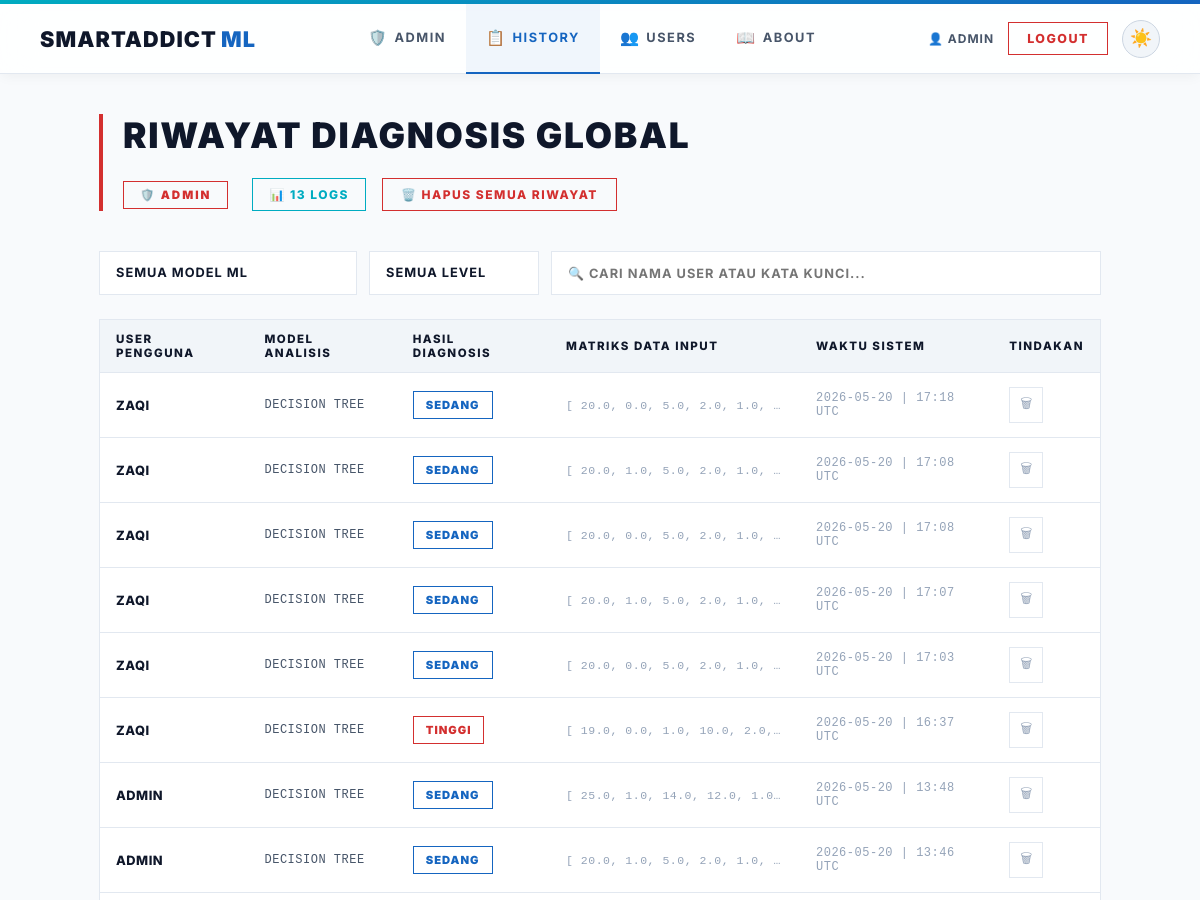
Before: /admin/history (signed in, upper part) with the older database file.
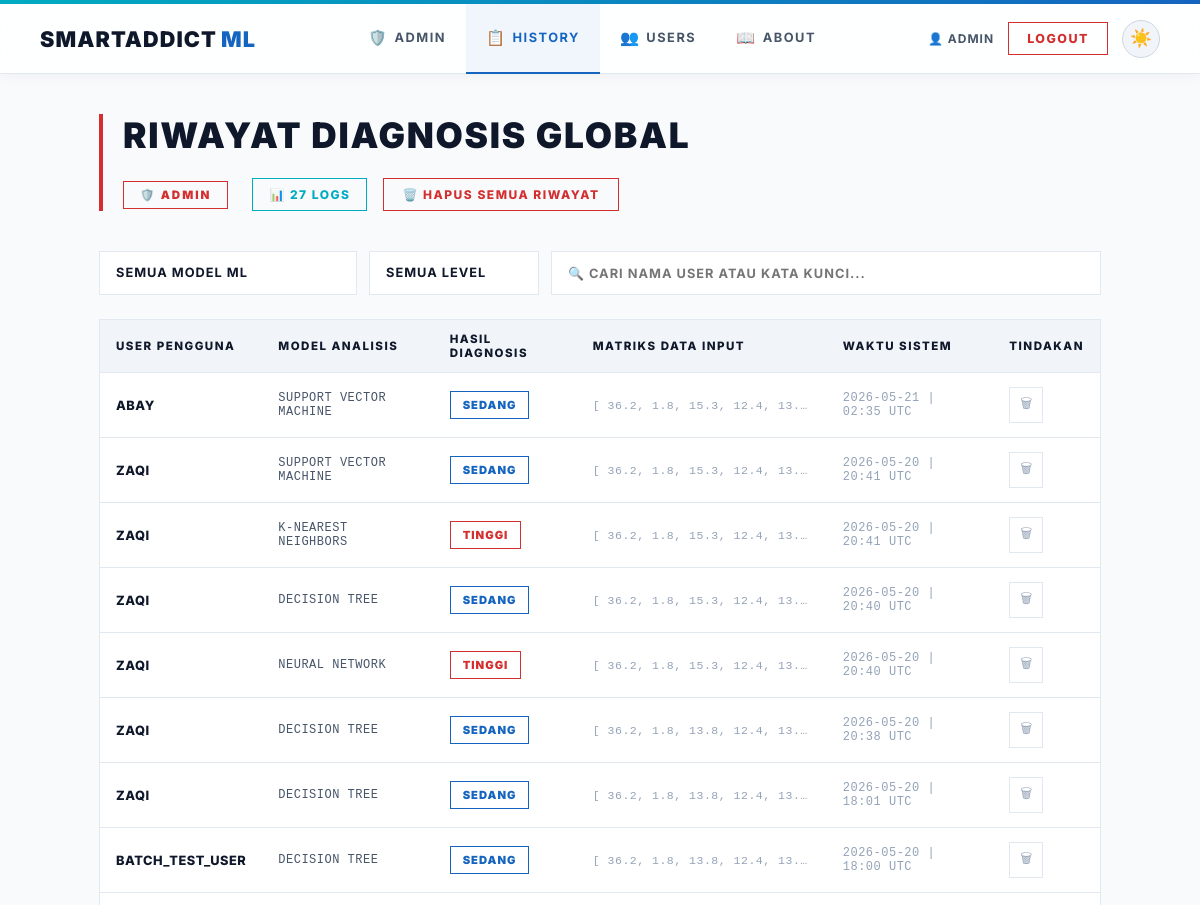
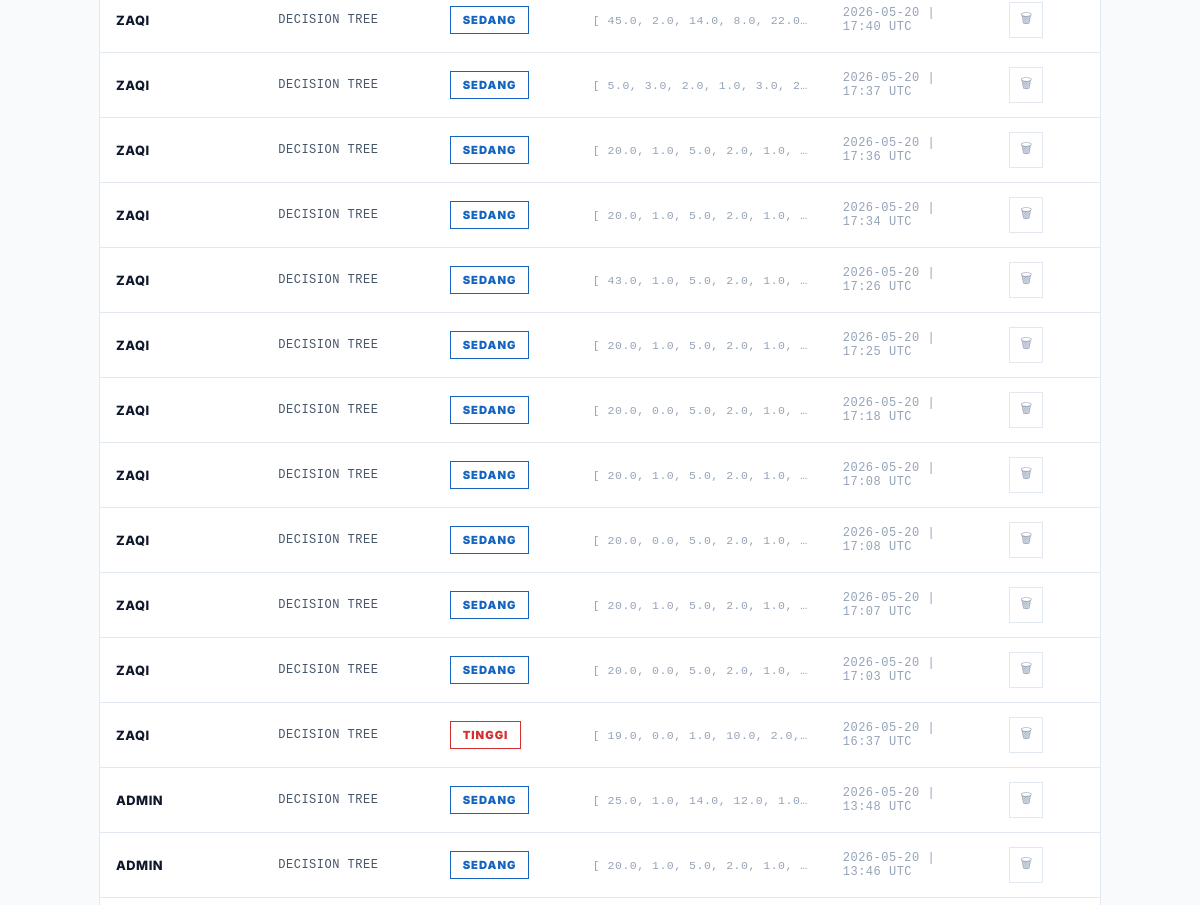
After: the same page with the newer database file (2 pictures, top to bottom).
### app.py (models this page shows, shortened)
class User(UserMixin, db.Model):
    id = db.Column(db.Integer, primary_key=True)
    username = db.Column(db.String(80), unique=True, nullable=False)
    password_hash = db.Column(db.String(200), nullable=False)
    role = db.Column(db.String(10), default='user')  # 'user' or 'admin'
    created_at = db.Column(db.DateTime, default=datetime.utcnow)
    predictions = db.relationship('Prediction', backref='user', lazy=True)
    @property
    def is_admin(self):
        return self.role == 'admin'

class Prediction(db.Model):
    id = db.Column(db.Integer, primary_key=True)
    user_id = db.Column(db.Integer, db.ForeignKey('user.id'), nullable=False)
    model_name = db.Column(db.String(50), nullable=False)
    input_values = db.Column(db.Text, nullable=False)  # JSON string
    result = db.Column(db.String(20), nullable=False)
    prediction_raw = db.Column(db.Integer, nullable=False)
    timestamp = db.Column(db.DateTime, default=datetime.utcnow)
    @property
    def input_list(self):
        return json.loads(self.input_values)

### app.py (the view)
@app.route("/admin/history")
@admin_required
def admin_history():
    all_preds = Prediction.query.order_by(Prediction.timestamp.desc()).all()
    return render_template("admin/all_history.html", predictions=all_preds, active_page='admin_history')

### app.py (called while the page is built)
@app.after_request
def add_no_cache(response):
    response.headers['Cache-Control'] = 'no-store, no-cache, must-revalidate, max-age=0'
    response.headers['Pragma'] = 'no-cache'
    response.headers['Expires'] = '0'
    return response

@login_manager.user_loader
def load_user(user_id):
    return User.query.get(int(user_id))

def admin_required(f):
    @wraps(f)
    @login_required
    def decorated(*args, **kwargs):
        if not current_user.is_admin:
            flash('Akses ditolak. Hanya admin yang bisa mengakses halaman ini.', 'error')
            return redirect(url_for('dashboard'))
        return f(*args, **kwargs)
    return decorated

### templates/admin/all_history.html (shortened to what this page needs)
{% extends "base.html" %}
{% block content %}
<main class="content">
    <div class="page-header">
        <div class="header-text">
            <h1>RIWAYAT DIAGNOSIS GLOBAL</h1>
        </div>
        <div class="header-actions">
            <span class="admin-badge" style="margin-right: 8px;">🛡️ ADMIN</span>
            <div class="count-badge">📊 <span id="vc">{{ predictions|length }}</span> LOGS</div>
            {% if predictions %}
            <form method="post" action="{{ url_for('admin_clear_all') }}" style="display:inline" onsubmit="return confirm('APAKAH ANDA YAKIN INGIN MENGHAPUS SELURUH LOG RIWAYAT DI SISTEM?')">
                <button type="submit" class="btn-danger">🗑️ HAPUS SEMUA RIWAYAT</button>
            </form>
            {% endif %}
        </div>
    </div>
    {% if predictions %}
    <div class="filter-bar">
        <select id="fM" onchange="af()">
            <option value="">SEMUA MODEL ML</option>
        </select>
        <select id="fL" onchange="af()">
            <option value="">SEMUA LEVEL</option>
        </select>
        <input type="text" id="fS" placeholder="🔍 CARI NAMA USER ATAU KATA KUNCI..." oninput="af()">
    </div>
    <div class="table-container">
        <table class="h-table">
            <thead>
                <tr>
                    <th>USER PENGGUNA</th>
                    <th>MODEL ANALISIS</th>
                    <th>HASIL DIAGNOSIS</th>
                    <th>MATRIKS DATA INPUT</th>
                    <th>WAKTU SISTEM</th>
                    <th>TINDAKAN</th>
                </tr>
            </thead>
            <tbody id="tb">
                {% for p in predictions %}
                <tr data-m="{{ p.model_name }}" data-l="{{ p.result }}" data-t="{{ p.user.username }} {{ p.model_name }} {{ p.result }}">
                    <td style="font-weight:800; color:var(--text-primary); text-transform: uppercase;">{{ p.user.username }}</td>
                    <td style="font-family: monospace; text-transform: uppercase; font-size: 0.75rem;">{{ p.model_name }}</td>
                    <td>
                        <span class="badge-sm {% if p.result == 'Rendah' %}r{% elif p.result == 'Sedang' %}s{% else %}t{% endif %}">
                            {{ p.result | upper }}
                        </span>
                    </td>
                    <td style="font-size:0.72rem; color:var(--text-muted); font-family:monospace; max-width:250px; overflow:hidden; text-overflow:ellipsis; white-space:nowrap" title="{{ p.input_list }}">
                        [
                        {% for val in p.input_list %}
                          {{ val | round(1) }}{% if not loop.last %}, {% endif %}
                        {% endfor %}
                    </td>
                    <td style="color:var(--text-muted); font-family: monospace; font-size:0.75rem">{{ p.timestamp.strftime('%Y-%m-%d | %H:%M UTC') }}</td>
                    <td>
                        <form method="post" action="{{ url_for('delete_prediction', pred_id=p.id) }}" onsubmit="return confirm('HAPUS LOG DIAGNOSIS INI?')">
                            <button class="del-btn" title="Hapus entry">🗑</button>
                        </form>
                    </td>
                </tr>
                {% endfor %}
            </tbody>
        </table>
    </div>
    {% else %}
    <div style="text-align:center; padding:64px; color:var(--text-muted); border: 1px dashed var(--border-card); text-transform: uppercase; letter-spacing: 1.5px; font-weight: 800;">
        📭 BELUM ADA REKAMAN LOG DIAGNOSIS DALAM SISTEM.
    </div>
    {% endif %}
</main>
{% endblock %}

### templates/base.html (shortened to what this page needs)
<!doctype html>
<html lang="id" data-theme="light">
<head>
</head>
<body>
    <div class="navbar-wrap">
        <nav class="navbar">
            <a href="{{ url_for('dashboard') }}" class="logo" style="text-decoration:none">SmartAddict<span style="color:var(--m-blue-dark); font-weight: 900; margin-left: 4px;">ML</span></a>
            <div class="nav-center">
                {% if current_user.is_authenticated and current_user.is_admin %}
                <a href="{{ url_for('admin_dashboard') }}" {% if active_page == 'admin_dashboard' %}class="active"{% endif %}><span class="nav-icon">🛡️</span>Admin</a>
                <a href="{{ url_for('admin_history') }}" {% if active_page == 'admin_history' %}class="active"{% endif %}><span class="nav-icon">📋</span>History</a>
                <a href="{{ url_for('admin_users') }}" {% if active_page == 'admin_users' %}class="active"{% endif %}><span class="nav-icon">👥</span>Users</a>
                <a href="{{ url_for('about') }}" {% if active_page == 'about' %}class="active"{% endif %}><span class="nav-icon">📖</span>About</a>
                {% else %}
                <a href="{{ url_for('dashboard') }}" {% if active_page == 'dashboard' %}class="active"{% endif %}><span class="nav-icon">📊</span>Dashboard</a>
                <a href="{{ url_for('about') }}" {% if active_page == 'about' %}class="active"{% endif %}><span class="nav-icon">📖</span>About</a>
                {% endif %}
            </div>
            <div class="nav-actions">
                {% if current_user.is_authenticated %}
                <span style="font-size:0.75rem;color:var(--text-secondary);font-weight:700;text-transform:uppercase;letter-spacing:1px">👤 {{ current_user.username }}</span>
                <a href="{{ url_for('logout') }}" class="btn-nav-logout">Logout</a>
                {% else %}
                <a href="{{ url_for('login') }}" class="btn-nav-login">Login</a>
                {% endif %}
                <button class="theme-toggle" id="themeToggle" onclick="toggleTheme()" title="Toggle tema">
                    <span id="themeIcon">🌙</span>
                </button>
            </div>
        </nav>
    </div>
    <div class="nav-spacer"></div>
    {% block content %}{% endblock %}
</body>
</html>

### templates/base.html (style rules this page uses)
*, *::before, *::after { box-sizing: border-box; margin: 0; padding: 0; }
:root, [data-theme="dark"] { --bg-primary: #050505; --bg-card: #0c0c0c; --bg-input: #121212; --border-card: #1f1f1f; --border-input: #292929; --text-primary: #ffffff; --text-secondary: #b3b3b3; --text-muted: #666666; --navbar-bg: rgba(5, 5, 5, 0.85); --navbar-border: #1f1f1f; --navbar-shadow: none; --m-blue-light: #00bcd4; --m-blue-dark: #1c69d4; --m-red: #e22718; --accent-cyan: #00bcd4; --accent-blue: #1c69d4; --accent-purple: #9c27b0; --accent-emerald: #34d399; --accent-rose: #e22718; --accent-amber: #fbbf24; --nav-active-bg: rgba(255, 255, 255, 0.05); --nav-active-glow: none; --card-shadow: 0 10px 30px rgba(0, 0, 0, 0.5); --text-logo-dark: #ffffff; }
[data-theme="light"] { --bg-primary: #f8fafc; --bg-card: #ffffff; --bg-input: #f1f5f9; --border-card: #e2e8f0; --border-input: #cbd5e1; --text-primary: #0f172a; --text-secondary: #475569; --text-muted: #94a3b8; --navbar-bg: rgba(255, 255, 255, 0.85); --navbar-border: #e2e8f0; --navbar-shadow: 0 4px 12px -2px rgba(0, 0, 0, 0.05); --m-blue-light: #00acc1; --m-blue-dark: #1565c0; --m-red: #d32f2f; --accent-cyan: #00acc1; --accent-blue: #1565c0; --accent-purple: #7b1fa2; --accent-emerald: #2e7d32; --accent-rose: #c2185b; --accent-amber: #f57c00; --nav-active-bg: rgba(21, 101, 192, 0.06); --nav-active-glow: none; --card-shadow: 0 10px 30px rgba(15, 23, 42, 0.06), 0 4px 10px rgba(15, 23, 42, 0.03); --text-logo-dark: #0f172a; }
body { font-family: 'Inter', system-ui, -apple-system, sans-serif; background: var(--bg-primary); color: var(--text-primary); min-height: 100vh; overflow-x: hidden; }
.navbar-wrap { position: fixed; top: 0; left: 0; right: 0; z-index: 50; width: 100%; }
.navbar { background: var(--navbar-bg); border-bottom: 1px solid var(--navbar-border); backdrop-filter: blur(16px); -webkit-backdrop-filter: blur(16px); box-shadow: var(--navbar-shadow); padding: 0 40px; height: 70px; display: flex; align-items: center; justify-content: space-between; }
.nav-spacer { height: 74px; }
.logo { font-family: 'Inter', sans-serif; font-size: 1.35rem; font-weight: 900; letter-spacing: 0.05em; text-transform: uppercase; color: var(--text-logo-dark); white-space: nowrap; user-select: none; }
.nav-center { display: flex; align-items: center; height: 100%; }
.nav-center a { padding: 0 20px; font-size: 0.8rem; font-weight: 700; color: var(--text-secondary); text-decoration: none; text-transform: uppercase; letter-spacing: 1.5px; height: 70px; display: inline-flex; align-items: center; transition: all 0.2s ease; border-bottom: 2px solid transparent; }
.nav-center a.active { color: var(--m-blue-dark); background: var(--nav-active-bg); border-bottom: 2px solid var(--m-blue-dark); }
.nav-center a .nav-icon { margin-right: 6px; font-size: 0.95rem; }
.nav-actions { display: flex; align-items: center; gap: 14px; }
.theme-toggle { display: inline-flex !important; align-items: center; justify-content: center; width: 38px; height: 38px; border-radius: 50%; background: var(--bg-input); border: 1px solid var(--border-input); color: var(--text-primary); cursor: pointer; transition: all 0.3s cubic-bezier(0.4, 0, 0.2, 1); outline: none; font-size: 1.1rem; }
.btn-nav-logout { text-decoration: none; padding: 8px 18px; border-radius: 0px; font-size: 0.78rem; font-weight: 800; text-transform: uppercase; letter-spacing: 1.5px; background: transparent; color: var(--m-red); border: 1px solid var(--m-red); transition: all 0.2s ease; }

Changed rows visible on the page:
added Prediction: user.username "ABAY", model_name "SUPPORT VECTOR MACHINE", result "SEDANG", val "36.2" "1.8" "15.3" "12.4" "13.…", timestamp "2026-05-21 | 02:35 UTC"
added Prediction: user.username "ZAQI", model_name "SUPPORT VECTOR MACHINE", result "SEDANG", val "36.2" "1.8" "15.3" "12.4" "13.…", timestamp "2026-05-20 | 20:41 UTC"
added Prediction: user.username "ZAQI", model_name "K-NEAREST NEIGHBORS", result "TINGGI", val "36.2" "1.8" "15.3" "12.4" "13.…", timestamp "2026-05-20 | 20:41 UTC"
added Prediction: user.username "ZAQI", model_name "DECISION TREE", result "SEDANG", val "36.2" "1.8" "15.3" "12.4" "13.…", timestamp "2026-05-20 | 20:40 UTC"
added Prediction: user.username "ZAQI", model_name "NEURAL NETWORK", result "TINGGI", val "36.2" "1.8" "15.3" "12.4" "13.…", timestamp "2026-05-20 | 20:40 UTC"
added Prediction: user.username "ZAQI", model_name "DECISION TREE", result "SEDANG", val "36.2" "1.8" "13.8" "12.4" "13.…", timestamp "2026-05-20 | 20:38 UTC"
added Prediction: user.username "ZAQI", model_name "DECISION TREE", result "SEDANG", val "36.2" "1.8" "13.8" "12.4" "13.…", timestamp "2026-05-20 | 18:01 UTC"
added Prediction: user.username "BATCH_TEST_USER", model_name "DECISION TREE", result "SEDANG", val "36.2" "1.8" "13.8" "12.4" "13.…", timestamp "2026-05-20 | 18:00 UTC"
added Prediction: user.username "ZAQI", model_name "DECISION TREE", result "SEDANG", val "45.0" "2.0" "14.0" "8.0" "22.0", timestamp "2026-05-20 | 17:40 UTC"
added Prediction: user.username "ZAQI", model_name "DECISION TREE", result "SEDANG", val "5.0" "3.0" "2.0" "1.0" "3.0" "2…", timestamp "2026-05-20 | 17:37 UTC"
added Prediction: user.username "ZAQI", model_name "DECISION TREE", result "SEDANG", val "20.0" "1.0" "5.0" "2.0" "1.0", timestamp "2026-05-20 | 17:36 UTC"
added Prediction: user.username "ZAQI", model_name "DECISION TREE", result "SEDANG", val "20.0" "1.0" "5.0" "2.0" "1.0", timestamp "2026-05-20 | 17:34 UTC"
added Prediction: user.username "ZAQI", model_name "DECISION TREE", result "SEDANG", val "43.0" "1.0" "5.0" "2.0" "1.0", timestamp "2026-05-20 | 17:26 UTC"
added Prediction: user.username "ZAQI", model_name "DECISION TREE", result "SEDANG", val "20.0" "1.0" "5.0" "2.0" "1.0", timestamp "2026-05-20 | 17:25 UTC"
Other visible differences:
{{ predictions|length }}: "13" → "27"
